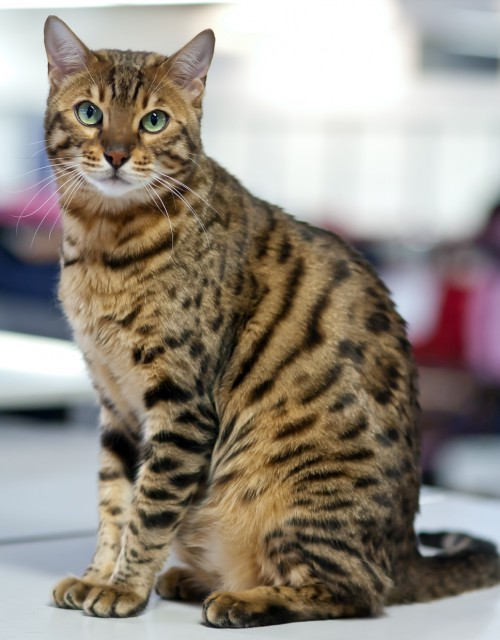
#> input picture SVD/data/cat.jpg, 500 x 640 px
$ jupyter execute --allow-errors SVD.ipynb   (shell and % lines are left out)
#> lines starting #> are read from the running program, lines starting #| are printed output that depends on the picture
[cell 1]
from __future__ import division
import numpy as np
import matplotlib.pyplot as plt

[cell 2]
from PIL import Image

[cell 3]
def dim(img):
    row, col, _ = img.shape
    print("Pixels: {} * {}".format(row, col))

def approx(U, S, V):
	return np.dot(U, np.dot(np.diag(S), V))

def rgb(img):
    return img[:,:, 0], img[:,:, 1], img[:,:, 2]

[cell 4]
def compress(img, k):

    row, col, _ = img.shape

    # Separacao dos canais RGB
    img_r = img[:,:, 0]
    img_g = img[:,:, 1]
    img_b = img[:,:, 2]

    U_r, S_r, V_r = np.linalg.svd(img_r, full_matrices=True)
    U_g, S_g, V_g = np.linalg.svd(img_g, full_matrices=True)
    U_b, S_b, V_b = np.linalg.svd(img_b, full_matrices=True)

    # Selecao dos k-primeiros valores singulares
    U_r_k = U_r[:, 0:k]
    V_r_k = V_r[0:k, :]
    U_g_k = U_g[:, 0:k]
    V_g_k = V_g[0:k, :]
    U_b_k = U_b[:, 0:k]
    V_b_k = V_b[0:k, :]

    S_r_k = S_r[0:k]
    S_g_k = S_g[0:k]
    S_b_k = S_b[0:k]

    # Reconstrucao usando uma aproximacao k-rank da imagem
    img_r_k = np.dot(U_r_k, np.dot(np.diag(S_r_k), V_r_k))
    img_g_k = np.dot(U_g_k, np.dot(np.diag(S_g_k), V_g_k))
    img_b_k = np.dot(U_b_k, np.dot(np.diag(S_b_k), V_b_k))

    img_reconst = np.zeros((row, col, 3))
    img_reconst[:, :, 0] = img_r_k
    img_reconst[:, :, 1] = img_g_k
    img_reconst[:, :, 2] = img_b_k

    img_reconst[img_reconst < 0] = 0
    img_reconst[img_reconst > 1] = 1

    original_bytes = img.nbytes
    #print("The space (in bytes) needed to store this image is {}".format(original_bytes))

    bytes_to_be_stored = sum([m.nbytes for m in [U_r, S_r, V_r , U_g, S_g, V_g , U_b, S_b, V_b]])
    #print("The space (in bytes) needed to store all matrices is {}".format(bytes_to_be_stored))

    compressed_bytes = sum([m.nbytes for m in [U_r_k, V_r_k, U_g_k, V_g_k, U_b_k, V_b_k, S_r_k, S_g_k, S_b_k]])
    #print("The space (in bytes) needed to store compressed matrices is {}".format(compressed_bytes))

    ratio = 100 * (compressed_bytes / original_bytes)
    #print("The compression ratio is {}%".format(ratio))

    return img_reconst, ratio

# SVD

Sejam $m$ e $n$ as dimensões de uma matriz  $A \in \mathbb{R}^{m \times n}$, então a decomposição em valores singulares de $A$ é dada na forma abaixo.

\begin{equation}
    A = U \Sigma V^T
\end{equation}

- $U \in \mathbb{R}^{m \times m}$ e $V \in \mathbb{R}^{n \times n}$ são matrizes ortogonais de vetores singulares de $A$
- $\Sigma = \mbox{diag}(\sigma_1, \ldots, \sigma_r)$ é matriz diagonal
- $\sigma_1 \geq \sigma_2 \ldots \geq \sigma_r \geq 0$ são os valores singulares de $A$

## Preto-e-branco

[cell 5]
img = Image.open('data/cat.jpg')
#> img is the input picture: PIL image 500x640 RGB; mean R, G, B 149, 140.4, 130.3
imggray = img.convert('LA')
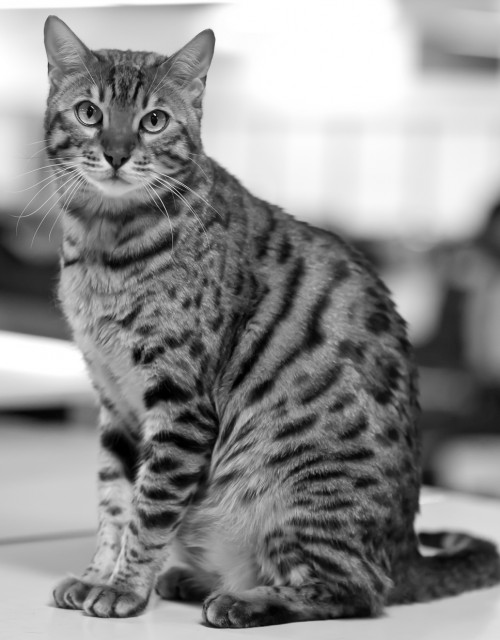
#> imggray: PIL image 500x640 LA; mean R, G, B, A 141.8, 141.8, 141.8, 255
imgmat = np.array(list(imggray.getdata(band=0)), float)
imgmat.shape = (imggray.size[1], imggray.size[0])
imgmat = np.matrix(imgmat)

#plt.imshow(imgmat, cmap='gray')

[cell 6]
U, S, V = np.linalg.svd(imgmat)
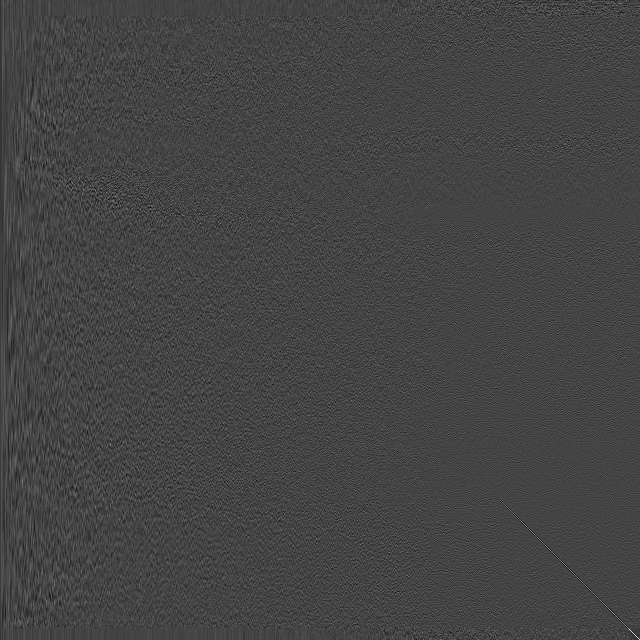
#> U: shape (640, 640) float64; min -0.243, max 0.663, mean -5.8e-05; drawn with min black and max white
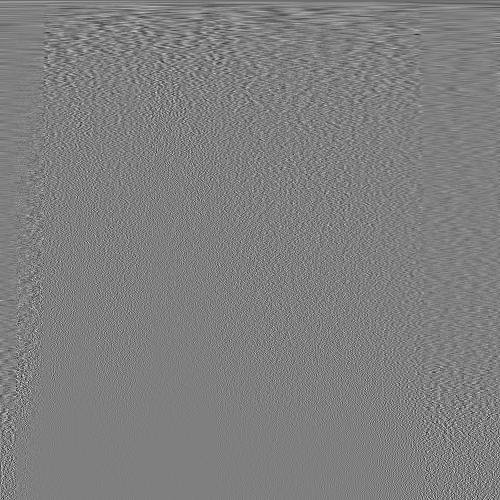
#> V: shape (500, 500) float64; min -0.341, max 0.34, mean -8.93e-05; drawn with min black and max white
#> S = 500 values, max 84584.9 at index 0, min 1.66 at index 499, mean 555.4

fig = plt.figure()

for i in range(5, 101, 5):

    reconstimg = np.matrix(U[:, :i]) * np.diag(S[:i]) * np.matrix(V[:i, :])
    plt.imshow(reconstimg, cmap='gray')

    plt.title("n = {}".format(i))
#> this loop made 20 passes
#> pass 1, `reconstimg = np.matrix(U[:, :i]) * np.diag(S[:i]) * np.matrix(V[:i, :])`:
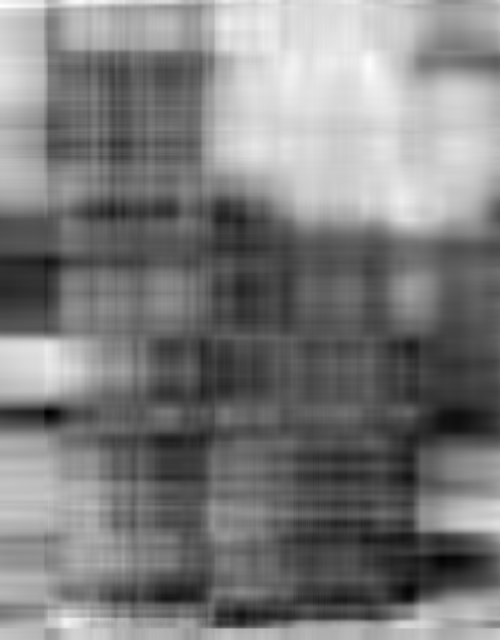
#> reconstimg: shape (640, 500) float64; min -4.22, max 292.9, mean 141.8; drawn with min black and max white
    #fig.savefig("data/gray{}.png".format(i))
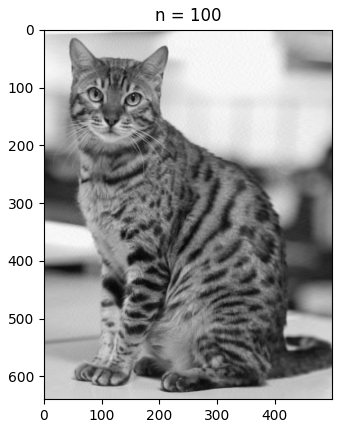
#> figure drawn by matplotlib, 1 panel

[cell 7]
fig = plt.figure()

plt.plot(np.diag(S), color='darkblue')
#plt.semilogx(np.diag(S), basex=10, color='darkblue', linewidth = 0.5)
#> (the rest of this cell did not finish here and is left out)

## Colorida

[cell 8]
cat = np.array(Image.open('data/cat.jpg'))
cat = cat / 255

#> (the rest of this cell did not finish here and is left out)

[cell 9]
dim(cat)
#> in dim, `row, col, _ = img.shape`: row = 640; col = 500
#| Pixels: 640 * 500
#> (the rest of this cell did not finish here and is left out)

[cell 10]
fig = plt.figure()

for i in range(5, 101, 5):

    cat_reconst, ratio = compress(cat, i)
    ax = fig.add_subplot(1,1,1)
    imgpplot = plt.imshow(cat_reconst)

    plt.title("k = {}, ratio = {:.02f}%".format(i, ratio))
    fig.savefig("data/cat{}.png".format(i))
#> this loop made 20 passes
#> (compressed_bytes in compress, ratio) on passes 2 to 13: (273840, 3.57), (410760, 5.35), (547680, 7.13), (684600, 8.91), (821520, 10.7), (958440, 12.48), (1095360, 14.26), (1232280, 16.05), (1369200, 17.83), (1506120, 19.61), (1643040, 21.39), (1779960, 23.18)
#> (S_r_k in compress, S_g_k in compress, S_b_k in compress, compressed_bytes in compress, ratio) on pass 1: ([343.6, 64.35, 43.38, 37.2, 30.72], [329.7, 76.43, 42.18, 40.6, 28.71], [314.2, 87.11, 44.54, 39.07, 29.07], 136920, 1.78)
#> pass 1, in compress, `img_r = img[:,:, 0]`:
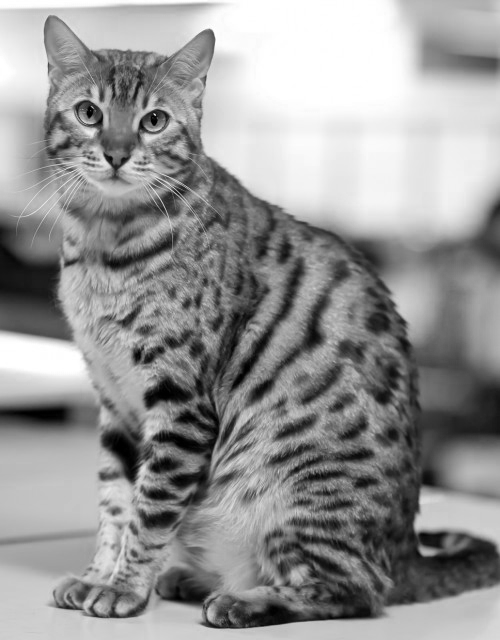
#> img_r: shape (640, 500) float64; min 0, max 1, mean 0.584
#> pass 1, in compress, `img_b = img[:,:, 2]`:
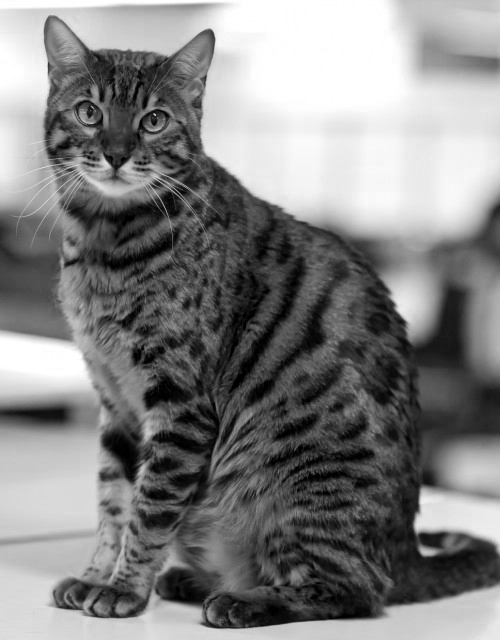
#> img_b: shape (640, 500) float64; min 0, max 1, mean 0.511
#> pass 1, `fig.savefig("data/cat{}.png".format(i))`:
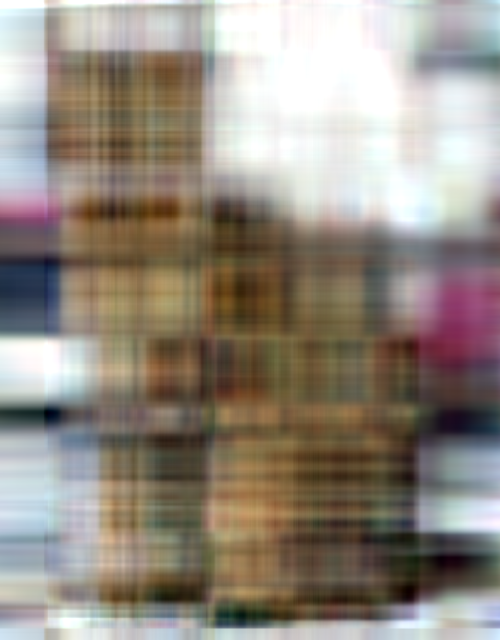
#> shown: shape (640, 500, 3) float64; mean R, G, B 0.583, 0.549, 0.51
#> pass 2, `fig.savefig("data/cat{}.png".format(i))`:
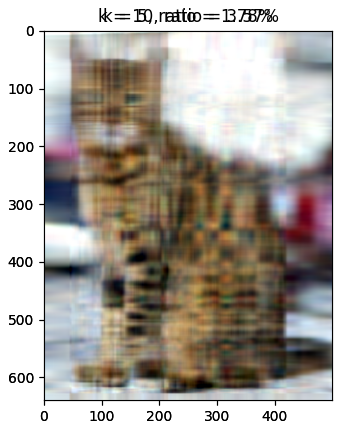
#> figure drawn by matplotlib, 2 panels
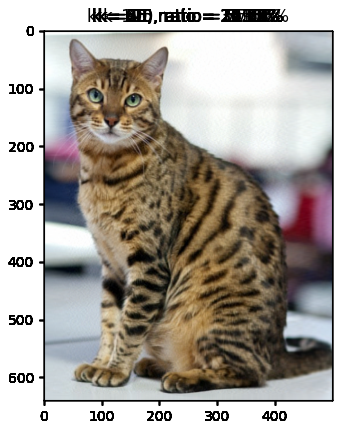
#> figure drawn by matplotlib, 20 panels
